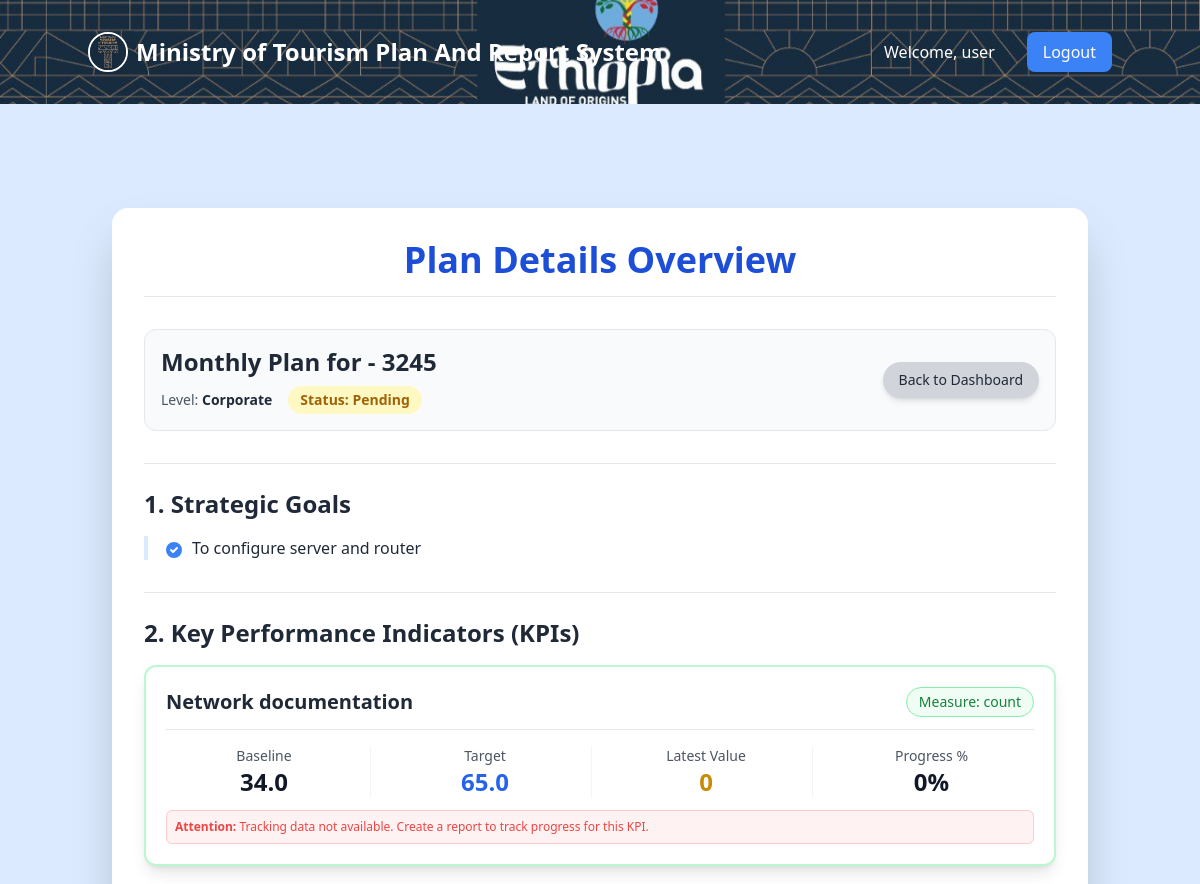
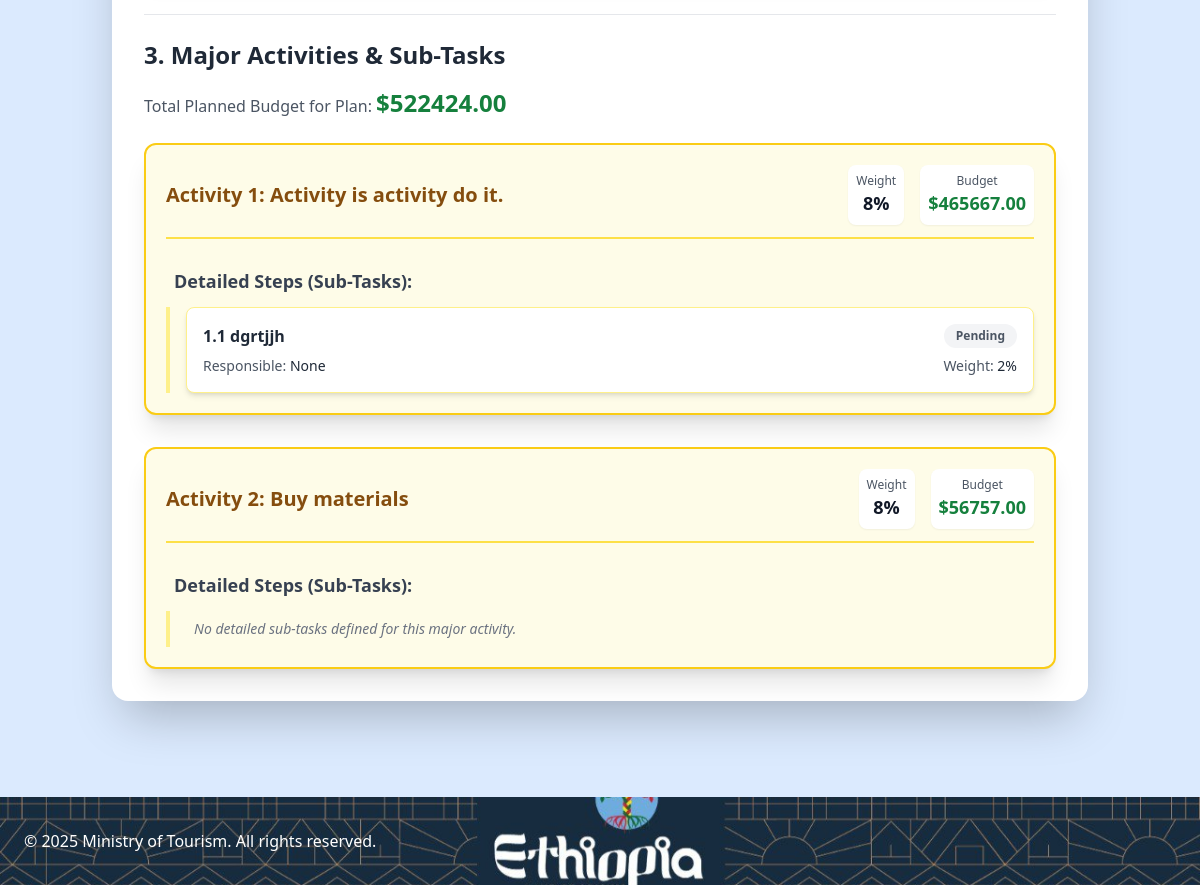
/plans/30/ (signed in), run on the app's committed database (2 pictures, top to bottom).
### accounts/models.py (models this page shows, shortened)
class User(AbstractUser):
    ROLE_CHOICES = (
        ('CORPORATE', 'Corporate'),
        ('STRATEGIC-TEAM', 'Strategic-Team'),
        ('MD', 'MD'),
        ('DEPARTMENT', 'Department'),
        ('DESK', 'Desk'),
        ('INDIVIDUAL', 'Individual'),
    )
    role = models.CharField(max_length=20, choices=ROLE_CHOICES, default='INDIVIDUAL')
    department = models.CharField(max_length=100, blank=True, null=True, help_text="Department of the user (e.g., Marketing, IT)")

### plans/models.py (models this page shows, shortened)
class Plan(models.Model):
    LEVEL_CHOICES = [
        ("individual", "Individual"),
        ("desk", "Desk"),
        ("department", "Department"),
        ("md", "MD"),
        ("corporate", "Corporate"),
        ("strategic-team", "Strategic Team")
    ]
    PLAN_TYPE_CHOICES = [
        ("weekly", "Weekly"),
        ("monthly", "Monthly"),
        ("quarterly", "Quarterly"),
        ("yearly", "Yearly"),
    ]
    user = models.ForeignKey(settings.AUTH_USER_MODEL, on_delete=models.CASCADE)
    level = models.CharField(max_length=20, choices=LEVEL_CHOICES)
    plan_type = models.CharField(max_length=20, choices=PLAN_TYPE_CHOICES)
    year = models.PositiveIntegerField()
    week_number = models.PositiveSmallIntegerField(
        choices=[(i, f"Week {i}") for i in range(1, 53)],
        null=True, blank=True
    )
    MONTH_CHOICES = [
        (1, "July"), (2, "August"), (3, "September"), (4, "October"),
        (5, "November"), (6, "December"), (7, "January"), (8, "February"),
        (9, "March"), (10, "April"), (11, "May"), (12, "June")
    ]
    month = models.PositiveSmallIntegerField(choices=MONTH_CHOICES, null=True, blank=True)
    quarter_number = models.PositiveSmallIntegerField(
        choices=[(i, f"Quarter {i}") for i in range(1, 5)],
        null=True, blank=True
    )
    status = models.CharField(
        max_length=20,
        choices=[("PENDING", "Pending"), ("APPROVED", "Approved"), ("REJECTED", "Rejected")],
        default="PENDING"
    )
    review_comments = models.TextField(blank=True, null=True)
    created_at = models.DateTimeField(auto_now_add=True)
    @property
    def total_budget(self):
        result = self.major_activities.aggregate(total_budget=Sum("budget"))
        return result["total_budget"] or 0.00

class StrategicGoal(models.Model):
    plan = models.ForeignKey(Plan, on_delete=models.CASCADE, related_name="goals", null=True, blank=True)
    title = models.CharField(max_length=255)

class KPI(models.Model):
    plan = models.ForeignKey(Plan, on_delete=models.CASCADE, related_name="kpis", null=True, blank=True)
    name = models.CharField(max_length=255)
    measurement = models.CharField(max_length=255, null=True, blank=True)
    baseline = models.FloatField()
    target = models.FloatField()
    target_q1 = models.FloatField(default=0.0)
    target_q2 = models.FloatField(default=0.0)
    target_q3 = models.FloatField(default=0.0)
    target_q4 = models.FloatField(default=0.0)

class MajorActivity(models.Model):
    plan = models.ForeignKey(
        Plan,
        on_delete=models.CASCADE,
        related_name="major_activities",
        null=True,
        blank=True
    )
    major_activity = models.CharField(max_length=255)
    weight = models.DecimalField(max_digits=5, decimal_places=2)
    budget = models.DecimalField(
    max_digits=10,
    decimal_places=2,
    default=0.00,
    help_text="Allocated budget for this Major Activity."
)
    responsible_person = models.ForeignKey(
        settings.AUTH_USER_MODEL,
        on_delete=models.SET_NULL,
        null=True,
        blank=True
    )

class DetailActivity(models.Model):
    major_activity = models.ForeignKey(
        MajorActivity,
        on_delete=models.CASCADE,
        related_name="detail_activities"
    )
    detail_activity = models.TextField()
    weight = models.DecimalField(max_digits=5, decimal_places=2)
    responsible_person = models.ForeignKey(
        settings.AUTH_USER_MODEL,
        on_delete=models.SET_NULL,
        null=True,
        blank=True
    )
    status = models.CharField(
        max_length=20,
        choices=[
            ("PENDING", "Pending"),
            ("IN_PROGRESS", "In Progress"),
            ("COMPLETED", "Completed")
        ],
        default="PENDING"
    )
    class Meta:
        ordering = ["major_activity", "weight"]
        verbose_name_plural = "Detail Activities"

### plans/views.py (the view)
# urls.py: path('plans/<int:plan_id>/', views.view_plan, name='view_plan'),
@login_required
def view_plan(request, plan_id):
    plan = get_object_or_404(
        Plan.objects.prefetch_related(
            'goals',
            'kpis',
            'major_activities__detail_activities' # Ensure activities are fetched
        ),
        id=plan_id
    )
    user_role = request.user.role.lower()
    can_view = False
    if user_role == 'corporate' or (plan.user == request.user) or \
        (user_role == 'department' and plan.user.department == request.user.department):
        can_view = True
    if not can_view:
        raise Http404("You do not have permission to view this plan.")
    goals = plan.goals.all()
    kpis = plan.kpis.all()
    major_activities = plan.major_activities.all()
    context = {
        'plan': plan,
        'goals': plan.goals.all(),
        'kpis': plan.kpis.all(),
        'major_activities': plan.major_activities.all(),
    }
    return render(request, 'plans/view_plan.html', context)

### plans/templates/plans/view_plan.html (shortened to what this page needs)
{% extends "plans/base.html" %}
{% block content %}
<div class="bg-white p-6 sm:p-8 rounded-2xl shadow-2xl max-w-5xl mx-auto mt-8 lg:mt-12 mb-10">
    <h1 class="text-3xl sm:text-4xl font-extrabold text-center text-blue-700 mb-8 border-b pb-4">
        Plan Details Overview
    </h1>
    <div class="mb-8 p-4 border border-gray-200 rounded-xl bg-gray-50">
        <div class="flex flex-col md:flex-row justify-between items-start md:items-center gap-4">
            <div class="flex-1">
                <h2 class="text-2xl font-bold text-gray-800 mb-1">
                    {{ plan.plan_type|capfirst }} Plan
                    for
                    {% if plan.plan_type == 'yearly' %}
                    {{ plan.year }}
                    {% elif plan.plan_type == 'quarterly' %}
                    Q{{ plan.quarter_number }} - {{ plan.year }}
                    {% elif plan.plan_type == 'monthly' %}
                    {{ plan.month|date:"F" }} - {{ plan.year }}
                    {% elif plan.plan_type == 'weekly' %}
                    Week {{ plan.week_number }} - {{ plan.month|date:"F" }} - {{ plan.year }}
                    {% endif %}
                </h2>
                <div class="flex items-center space-x-4 text-sm mt-2">
                    <p class="text-gray-600 font-medium">Level: <span class="font-semibold text-gray-800">{{plan.level|capfirst }}</span></p>
                    <p class="font-bold text-sm px-3 py-1 rounded-full
                        {% if plan.status == 'APPROVED' %}bg-green-100 text-green-700
                        {% elif plan.status == 'REJECTED' %}bg-red-100 text-red-700
                        {% else %}bg-yellow-100 text-yellow-700
                        {% endif %}">
                        Status: {{ plan.get_status_display }}
                    </p>
                </div>
            </div>
            <div class="flex space-x-3 mt-3 md:mt-0">
                <a href="{% url 'dashboard' %}"
                    class="bg-gray-300 text-gray-800 font-medium py-2 px-4 rounded-full hover:bg-gray-400 transition-colors shadow-md text-sm">
                    Back to Dashboard
                </a>
            </div>
        </div>
    </div>
    <hr class="my-6">
    <h3 class="text-2xl font-bold text-gray-800 mt-6 mb-4">1. Strategic Goals</h3>
    <ul class="list-none space-y-3 mb-8 pl-4 border-l-4 border-blue-100">
        {% for goal in goals %}
        <li class="text-gray-700 flex items-start">
            <span class="font-medium text-gray-800">{{ goal.title }}</span>
        </li>
        {% empty %}
        <li class="text-gray-500 italic">No strategic goals defined.</li>
        {% endfor %}
    </ul>
    <hr class="my-6">
    <h3 class="text-2xl font-bold text-gray-800 mt-6 mb-4">2. Key Performance Indicators (KPIs)</h3>
    <div class="space-y-6 mb-8">
        {% for kpi in kpis %}
        <div class="border-2 border-green-200 p-5 rounded-xl bg-white shadow-lg">
            <div class="flex flex-col sm:flex-row justify-between items-start sm:items-center mb-4 border-b pb-3">
                <p class="font-bold text-xl text-gray-800">{{ kpi.name }}</p>
                <p
                    class="text-sm font-medium border border-green-300 bg-green-50 text-green-700 px-3 py-1 rounded-full mt-2 sm:mt-0">
                    Measure: {{ kpi.measurement|default:"N/A" }}
                </p>
            </div>
            <div class="grid grid-cols-2 md:grid-cols-4 gap-4 text-center">
                <div class="border-r border-gray-100 pr-2">
                    <span class="font-medium text-gray-600 block text-sm">Baseline</span>
                    <span class="text-gray-900 font-extrabold text-2xl">{{ kpi.baseline|default:"-" }}</span>
                </div>
                <div class="border-r border-gray-100 pr-2">
                    <span class="font-medium text-gray-600 block text-sm">Target</span>
                    <span class="text-blue-600 font-extrabold text-2xl">{{ kpi.target|default:"-" }}</span>
                </div>
                <div class="border-r border-gray-100 pr-2">
                    <span class="font-medium text-gray-600 block text-sm">Latest Value</span>
                    <span class="text-yellow-600 font-extrabold text-2xl">{{ kpi.latest_report.value|default:"0"}}</span>
                </div>
                 <div>
                    <span class="font-medium text-gray-600 block text-sm">Progress %</span>
                    <span class="text-gray-900 font-extrabold text-2xl">{{kpi.progress_percentage|floatformat:0|default:"0" }}%</span>
                </div>
            </div>
            {% if not kpi.latest_report %}
            <p class="text-red-500 text-xs mt-3 bg-red-50 p-2 rounded-md border border-red-200">
                <span class="font-bold">Attention:</span> Tracking data not available. Create a report to track progress
                for this KPI.
            </p>
            {% endif %}
        </div>
        {% empty %}
        <p class="text-gray-500 italic">No KPIs defined.</p>
        {% endfor %}
    </div>
    <hr class="my-6">
    <h3 class="text-2xl font-bold text-gray-800 mt-6 mb-4">3. Major Activities & Sub-Tasks</h3>
    <p class="text-gray-600 mb-6">Total Planned Budget for Plan: <span class="font-bold text-2xl text-green-700">${{ plan.total_budget|floatformat:2 }}</span></p>
    <div class="space-y-8">
        {% for major_activity in major_activities %}
        <div class="border-2 border-yellow-400 p-5 rounded-xl bg-yellow-50 shadow-xl transition-all duration-300">
            <div
                class="flex flex-col sm:flex-row justify-between items-start sm:items-center mb-4 pb-3 border-b-2 border-yellow-300">
                <h4 class="font-extrabold text-xl text-yellow-800">
                    Activity {{ forloop.counter }}: {{ major_activity.major_activity }}
                </h4>
                <div class="flex space-x-4 text-sm mt-3 sm:mt-0">
                    <div class="text-center bg-white p-2 rounded-lg shadow-sm">
                        <span class="font-medium text-gray-600 block text-xs">Weight</span>
                        <span class="text-gray-900 font-bold text-lg">{{ major_activity.weight|floatformat:0|default:"0"}}%</span>
                    </div>
                    <div class="text-center bg-white p-2 rounded-lg shadow-sm">
                        <span class="font-medium text-gray-600 block text-xs">Budget</span>
                        <span class="text-green-700 font-bold text-lg">${{ major_activity.budget|floatformat:2 }}</span>
                    </div>
                </div>
            </div>
            <div class="pt-3">
                <p class="text-lg font-semibold text-gray-700 mb-3 ml-2">Detailed Steps (Sub-Tasks):</p>
                <div class="space-y-4 pl-4 border-l-4 border-yellow-200">
                    {% for detail_activity in major_activity.detail_activities.all %}
                    <div
                        class="p-4 bg-white border border-yellow-200 rounded-lg shadow-md hover:shadow-lg transition-shadow duration-200">
                        <div class="flex justify-between items-start mb-2">
                            <p class="font-semibold text-gray-800 flex-1 pr-4">
                                {{ forloop.parentloop.counter }}.{{ forloop.counter }} {{detail_activity.detail_activity }}
                            </p>
                            <span class="text-xs font-bold px-3 py-1 rounded-full whitespace-nowrap
                                        {% if detail_activity.status == 'COMPLETED' %}bg-green-100 text-green-700
                                        {% elif detail_activity.status == 'IN_PROGRESS' %}bg-blue-100 text-blue-700
                                        {% else %}bg-gray-100 text-gray-600
                                        {% endif %}">
                                {{ detail_activity.get_status_display }}
                            </span>
                        </div>
                        <div class="flex justify-between items-center text-sm text-gray-600">
                        <p>Responsible: <span class="font-medium text-gray-800">{{ detail_activity.responsible_person }}</span></p>
                        <p>Weight: <span class="font-medium text-gray-800">{{ detail_activity.weight|floatformat:0 }}%</span></p>
                        </div>
                    </div>
                    {% empty %}
                    <p class="text-gray-500 text-sm italic p-2">No detailed sub-tasks defined for this major activity.
                    </p>
                    {% endfor %}
                </div>
            </div>
        </div>
        {% empty %}
        <p class="text-gray-500 italic">No major activities defined for this plan.</p>
        {% endfor %}
    </div>
</div>
{% endblock %}

### plans/templates/plans/base.html (shortened to what this page needs)
{% load static %}
<!DOCTYPE html>
<html lang="en">
<head>
    <script src="https://cdn.tailwindcss.com"></script>
</head>
<body class="bg-blue-100 min-h-screen font-sans antialiased">
<header class="py-8 px-6 mb-6 bg-cover bg-center bg-[url('{% static "plans/images/ministryoftourism.jpg" %}')]">
    <div class="container mx-auto">
        <div class="flex justify-between items-center">
            <div class="flex items-center">
                <img src="{% static 'plans/images/tourism logo.jpg' %}"
                     class="h-10 w-10 mr-2 object-cover rounded-full shadow-sm border-2 border-white">
                <h1 class="hidden md:block text-2xl font-bold text-white">
                    Ministry of Tourism Plan And Report System
                </h1>
            </div>
            <div class="hidden md:flex items-center gap-4">
                {% if user.is_authenticated %}
                <span class="text-white mr-4">Welcome, {{ user.username }}</span>
                <form action="{% url 'logout' %}" method="post" class="inline">
                    <button type="submit" class="bg-blue-500 text-white px-4 py-2 rounded-lg hover:bg-red-600">
                        Logout
                    </button>
                </form>
                {% else %}
                <a href="{% url 'login' %}" class="bg-blue-500 text-white px-4 py-2 rounded-lg hover:bg-blue-600">
                    Login
                </a>
                {% endif %}
            </div>
        </div>
    </div>
</header>
<main class="container mx-auto px-6 py-8">
    {% block content %}
    {% endblock %}
</main>
<footer class="mt-6 py-8 px-6 text-left text-white bg-cover bg-center bg-[url('{% static "plans/images/ministryoftourism.jpg" %}')]">
    &copy; 2025 Ministry of Tourism. All rights reserved.
</footer>
</body>
</html>

### data on the page
User: username "user"
Plan: plan_type "Monthly", year "3245", level "Corporate", status "Pending", total_budget "522424.00"
StrategicGoal: title "To configure server and router"
KPI: name "Network documentation", measurement "count", baseline "34.0", target "65.0", latest_report.value "0", progress_percentage "0"
MajorActivity: major_activity "Activity is activity do it.", weight "8", budget "465667.00"
DetailActivity: detail_activity "dgrtjjh", status "Pending", responsible_person "None", weight "2"
MajorActivity: major_activity "Buy materials", weight "8", budget "56757.00"
